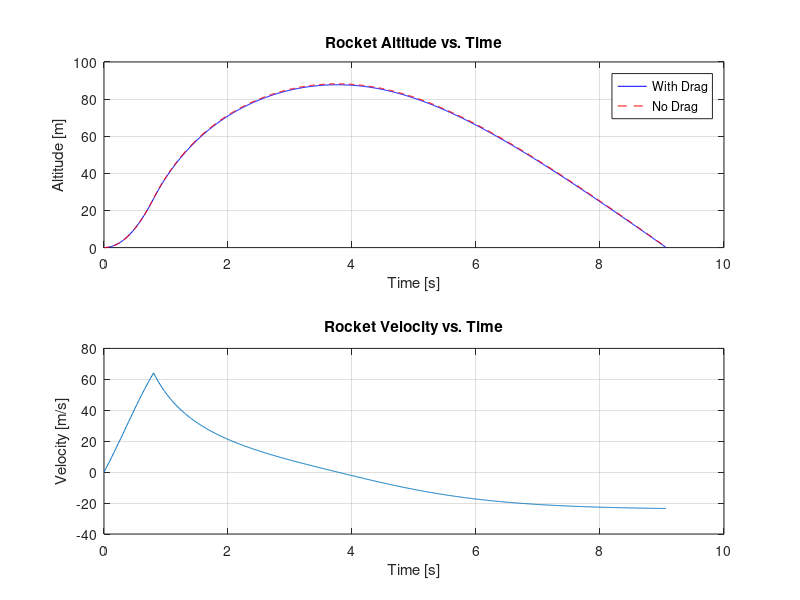

MATLAB code for this plot:
%% Initialization
% Rocket Parameters
rocket_mass = 0.034; % [kg]
engine_mass = 0.024; % [kg]
total_mass = engine_mass + rocket_mass; % [kg]

average_thrust = 5; % [N]
burn_time = 0.8; % [s]

% Environmental Constants
g = 9.81; % [m/s^2] gravitational acceleration
rho = 1.225; % [kg/m^3] air density
Cd = 0.75; % Drag coefficient (assumed typical value for a model rocket)
A = 0.001256; % [m^2] cross-sectional area (e.g., diameter of 0.04 m)
wind = [0; 0]; % [m/s] wind velocity (assumed negligible in this example)

% Simulation Settings
max_steps = 1000;
dt = 0.01; % [s] timestep

% Initialize State Variables
time = 0; % [s]
altitude = 0; % [m]
velocity = 0; % [m/s]
mass = total_mass; % [kg]

% Thrust Parameters
thrust_duration = burn_time;
thrust_profile = @(t) (t <= thrust_duration) * average_thrust; % Thrust is constant during burn

% Arrays for Storing Results
time_array = zeros(max_steps, 1);
altitude_array = zeros(max_steps, 1);
velocity_array = zeros(max_steps, 1);
altitude_no_drag_array = zeros(max_steps, 1);

%% Simulation Loop
for step = 1:max_steps
    % Record current state
    time_array(step) = time;
    altitude_array(step) = altitude;
    velocity_array(step) = velocity;

    % Calculate forces with drag
    thrust = thrust_profile(time); % [N]
    gravitational_force = mass * g; % [N]
    drag_force = 0.5 * rho * Cd * A * velocity^2 * sign(velocity); % [N]
    net_force = thrust - gravitational_force - drag_force; % [N]

    % Update acceleration, velocity, and position with drag
    acceleration = net_force / mass; % [m/s^2]
    velocity = velocity + acceleration * dt; % [m/s]
    altitude = altitude + velocity * dt; % [m]

    % Calculate altitude without drag
    net_force_no_drag = thrust - gravitational_force; % [N]
    acceleration_no_drag = net_force_no_drag / mass; % [m/s^2]
    velocity_no_drag = velocity_array(max(step - 1, 1)) + acceleration_no_drag * dt; % [m/s]
    altitude_no_drag_array(step) = altitude_no_drag_array(max(step - 1, 1)) + velocity_no_drag * dt; % [m]

    % Decrease mass linearly during thrust phase
    if time < thrust_duration
        mass = total_mass - ((engine_mass / thrust_duration) * time);
    end

    % Stop simulation if rocket hits the ground
    if altitude <= 0 && time > 0
        break;
    end

    % Increment time
    time = time + dt;
end

%% Trim Results
valid_steps = step;
time_array = time_array(1:valid_steps);
altitude_array = altitude_array(1:valid_steps);
velocity_array = velocity_array(1:valid_steps);
altitude_no_drag_array = altitude_no_drag_array(1:valid_steps);

%% Plot Results
figure;
subplot(2, 1, 1);
plot(time_array, altitude_array, 'b', 'DisplayName', 'With Drag');
hold on;
plot(time_array, altitude_no_drag_array, 'r--', 'DisplayName', 'No Drag');
hold off;
grid on;
legend;
title('Rocket Altitude vs. Time');
xlabel('Time [s]');
ylabel('Altitude [m]');

subplot(2, 1, 2);
plot(time_array, velocity_array);
grid on;
title('Rocket Velocity vs. Time');
xlabel('Time [s]');
ylabel('Velocity [m/s]');
